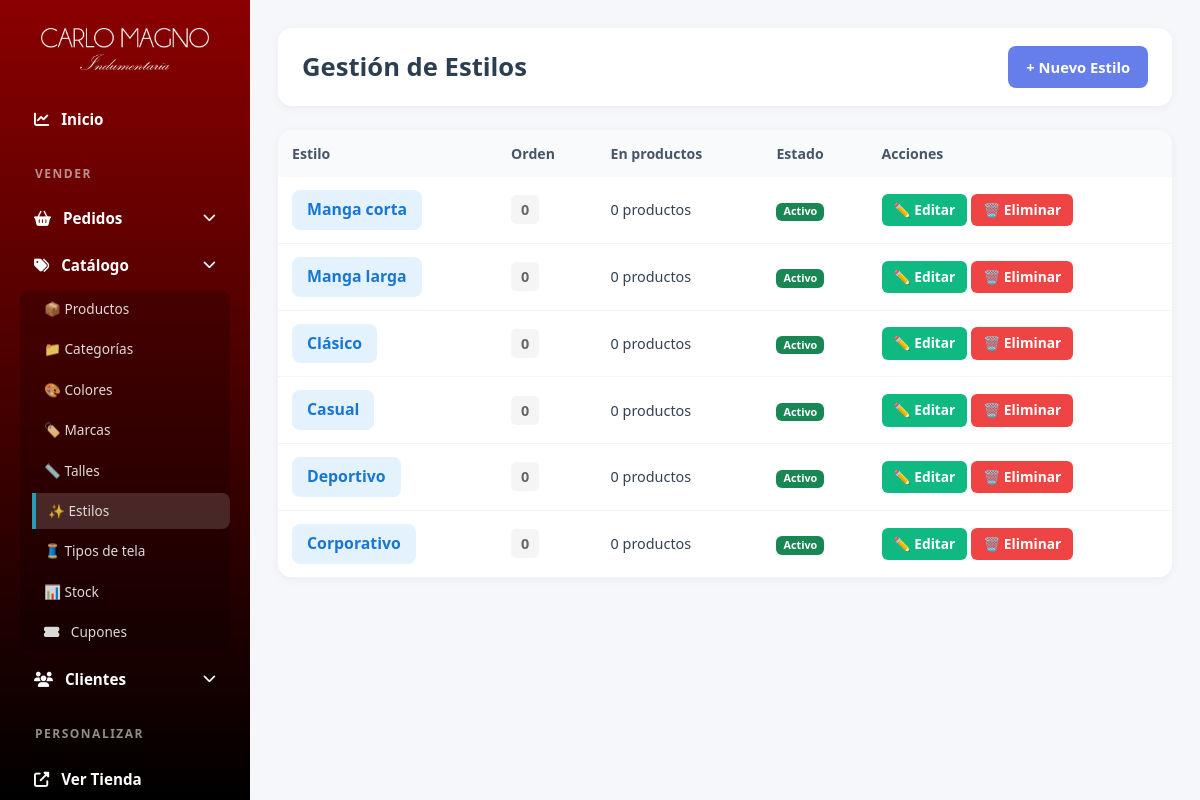
/panel/estilos/ (signed in), run on the app's committed database.
### productos/models.py (models this page shows, shortened)
class Estilo(models.Model):
    nombre = models.CharField(max_length=100, unique=True, verbose_name='Nombre')
    order = models.PositiveIntegerField(default=0, verbose_name='Orden de visualización')
    esta_activo = models.BooleanField(default=True, verbose_name='Está activo')
    class Meta:
        verbose_name = 'Estilo'
        verbose_name_plural = 'Estilos'
        ordering = ['order', 'nombre']

### custom_admin/views.py (the view)
# urls.py: path('panel/estilos/', admin_views.estilos, name='estilos'),
@login_required(login_url='login')
def estilos(request):
    if not request.user.is_staff:
        return redirect('home')
    style_options = Estilo.objects.annotate(productos_count=Count('productos'))
    return render(request, 'custom_admin/estilos.html', {
        'estilos': style_options,
    })

### productos/context_processors.py (called while the page is built, shortened)
def cart_processor(request):
    carrito = None
    cantidad_total = 0
    if request.user.is_authenticated:
        try:
            carrito = Carrito.objects.get(usuario=request.user)
            cantidad_total = carrito.get_cantidad_total()
        except Carrito.DoesNotExist:
            pass
    return {
        'carrito': carrito,
        'carrito_cantidad': cantidad_total
    }

### productos/models.py (called while the page is built)
    def get_cantidad_total(self):
        return sum(item.cantidad for item in self.items.all())

### templates/custom_admin/estilos.html (shortened to what this page needs)
{% extends 'custom_admin/base.html' %}
{% load static %}
{% block extra_css %}
<link rel="stylesheet" href="{% static 'css/talles.css' %}" />
{% endblock %}
{% block content %}
<div class="main-content">
	<div class="header">
		<h1>Gestión de Estilos</h1>
		<a href="{% url 'agregar_estilo' %}" class="btn btn-primary">+ Nuevo Estilo</a>
	</div>
	{% if estilos %}
	<div class="estilos-table">
		<table>
			<thead>
				<tr>
					<th>Estilo</th>
					<th>Orden</th>
					<th>En productos</th>
					<th>Estado</th>
					<th>Acciones</th>
				</tr>
			</thead>
			<tbody>
				{% for estilo in estilos %}
				<tr>
					<td><span class="estilo-badge">{{ estilo.nombre }}</span></td>
					<td><span class="order-badge">{{ estilo.order }}</span></td>
					<td>{{ estilo.productos_count }} productos</td>
					<td>
						{% if estilo.esta_activo %}
						<span class="badge bg-success">Activo</span>
						{% else %}
						<span class="badge bg-secondary">Inactivo</span>
						{% endif %}
					</td>
					<td>
						<a href="{% url 'editar_estilo' estilo.pk %}" class="btn-edit">✏️ Editar</a>
						<a href="{% url 'eliminar_estilo' estilo.pk %}" class="btn-delete">🗑️ Eliminar</a>
					</td>
				</tr>
				{% endfor %}
			</tbody>
		</table>
	</div>
	{% else %}
	<div class="empty-state">
		<h2>No hay estilos registrados</h2>
		<p>Creá estilos como Manga corta, Manga larga, Piqué o Jersey.</p>
	</div>
	{% endif %}
</div>
{% endblock %}

### static/css/style_admin.css (style rules this page uses)
* { margin: 0; padding: 0; box-sizing: border-box; }
html, body { margin: 0; padding: 0; width: 100%; max-width: 100vw; overflow-x: hidden; }
body { font-family: "Segoe UI", Tahoma, Geneva, Verdana, sans-serif; background: #f5f7fa; color: #333; min-height: 100vh; }
.main-content { margin-left: 250px; padding: 28px; min-height: 100vh; max-width: 100%; }
.main-content .main-content { margin-left: 0 !important; padding: 0 !important; min-height: auto !important; }
.header { background: white; padding: 18px 24px; border-radius: 14px; box-shadow: 0 2px 10px rgba(0, 0, 0, 0.05); margin-bottom: 24px; display: flex; justify-content: space-between; align-items: center; flex-wrap: wrap; gap: 12px; }
.header h1 { color: #2c3e50; font-size: 1.6rem; font-weight: 700; margin: 0; }
.btn { padding: 10px 18px; border: none; border-radius: 8px; cursor: pointer; font-weight: 600; text-decoration: none; display: inline-flex; align-items: center; justify-content: center; gap: 6px; transition: all 0.2s ease; font-size: 0.92rem; }
.btn-primary { background: #667eea; color: white; }
.btn-edit { background: #10b981; color: white; padding: 6px 12px; border-radius: 6px; text-decoration: none; font-size: 0.86rem; font-weight: 600; display: inline-flex; align-items: center; gap: 4px; transition: background 0.2s; }
.btn-delete { background: #ef4444; color: white; padding: 6px 12px; border-radius: 6px; text-decoration: none; font-size: 0.86rem; font-weight: 600; display: inline-flex; align-items: center; gap: 4px; transition: background 0.2s; }
.table-responsive, .productos-table, .customers-table, .talles-table, .estilos-table, .stock-table { width: 100%; overflow-x: auto; -webkit-overflow-scrolling: touch; border-radius: 12px; }
table { width: 100%; border-collapse: collapse; }
th { background: #f8fafc; padding: 13px 14px; text-align: left; color: #475569; font-weight: 650; font-size: 0.88rem; white-space: nowrap; }
td { padding: 13px 14px; border-bottom: 1px solid #f1f5f9; font-size: 0.9rem; color: #334155; vertical-align: middle; }

### static/css/talles.css (style rules this page uses)
.talles-table, .estilos-table { background: white; border-radius: 15px; box-shadow: 0 2px 10px rgba(0, 0, 0, 0.05); overflow: hidden; }
.talle-badge, .estilo-badge, .tipo-badge { display: inline-block; background: #e3f2fd; color: #1976d2; padding: 8px 15px; border-radius: 8px; font-weight: 700; font-size: 1.1em; }
.order-badge { background: #f5f5f5; padding: 5px 10px; border-radius: 5px; font-weight: 600; color: #666; }

### data on the page
Estilo: nombre "Manga corta", order "0", productos_count "0", esta_activo "Activo"
Estilo: nombre "Manga larga", order "0", productos_count "0", esta_activo "Activo"
Estilo: nombre "Clásico", order "0", productos_count "0", esta_activo "Activo"
Estilo: nombre "Casual", order "0", productos_count "0", esta_activo "Activo"
Estilo: nombre "Deportivo", order "0", productos_count "0", esta_activo "Activo"
Estilo: nombre "Corporativo", order "0", productos_count "0", esta_activo "Activo"
